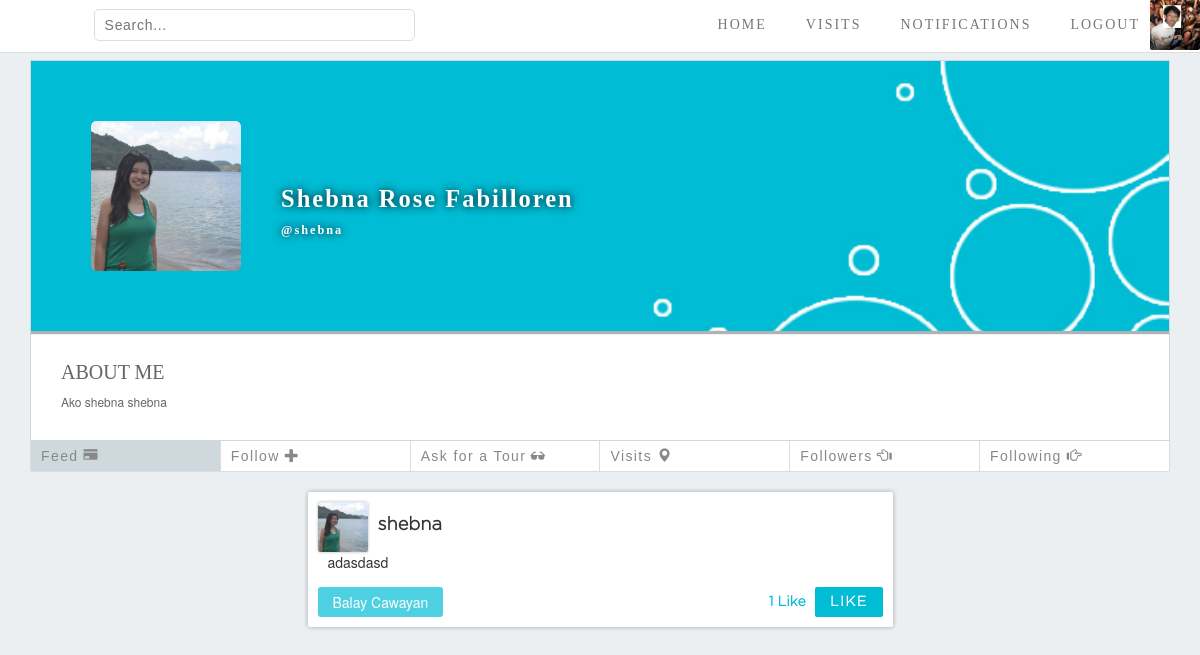
Screenshot of /people_profile.php?acc_id=12 (signed in) with the database file from the repository.
### tables this page shows
CREATE TABLE `account` (
  `acc_id` int(9) NOT NULL,
  `username` varchar(50) NOT NULL,
  `firstname` varchar(30) NOT NULL,
  `lastname` varchar(30) NOT NULL,
  `password` varchar(100) NOT NULL,
  `email` varchar(40) NOT NULL,
  `address` varchar(30) NOT NULL,
  `about_me` varchar(60) NOT NULL
);

CREATE TABLE `posted` (
  `post_id` int(9) NOT NULL,
  `content` varchar(300) NOT NULL,
  `place_id` int(11) NOT NULL,
  `acc_id` int(11) NOT NULL,
  `time_post` timestamp NOT NULL DEFAULT CURRENT_TIMESTAMP ON UPDATE CURRENT_TIMESTAMP,
  `if_image` tinyint(1) NOT NULL
);

CREATE TABLE `places` (
  `place_id` int(9) NOT NULL,
  `name` varchar(50) NOT NULL,
  `description` varchar(100) NOT NULL,
  `location_id` varchar(100) NOT NULL
);

### people_profile.php (the view, shortened to what this page needs)
<!DOCTYPE html>
<html>
	<head>
		<link rel="stylesheet" href="bootstrap/css/bootstrap.min.css">
		<link rel="stylesheet" type="text/css" href="css/navigation_bar_and_body_style.css">
		<link rel="stylesheet" type="text/css" href="css/Home_Page_style.css">
		<link rel="stylesheet" type="text/css" href="css/People_Profile_Page_Style_Before.css">
		<link rel="stylesheet" type="text/css" href="css/Style_Modal.css">
		<link rel="stylesheet" type="text/css" href="css/edit_profile_style.css">
		<link rel="stylesheet" type="text/css" href="css/posts.css">
		<link rel="stylesheet" type="text/css" href="css/profile_options.css">
	</head>
	<body>
	<?php
	require "connect.php";
	if(isset($_GET['acc_id'])){
		$acc_id = $_GET['acc_id'];
	}else{
		header("Location: error_page.php");
	}
	$queryuser = "SELECT  CONCAT(firstname,' ', lastname) as 'fullname',about_me,username FROM account where acc_id = $acc_id";
	$result = mysqli_query($dbconn, $queryuser);
	$row = mysqli_fetch_assoc($result);
	$username = $row['username'];
	$fullname = $row['fullname'];
	$aboutme = $row['about_me'];
	?>
		<div id = "navBar">
			<form action="search_results_places.php" method="get">
				<input type="text" placeholder="Search..." name="search">
			</form>
			<ul id = "navList">
				<li><a href="home_page.php"><span class="glyphicon glyphicon-home"></span>HOME</a></li>
				<li><a href="visit.php"><span class="glyphicon glyphicon-map-marker"></span>VISITS</a></li>
				<li><a href="notifications.php"><span class="glyphicon glyphicon-bell"></span>NOTIFICATIONS</a></li>
				<li><a href="logout.php" class="logout"><span class="glyphicon glyphicon-log-out"></span>LOGOUT</a></li>
				<li><a href="my_profile.php?=<?=$_SESSION['userID']?>" class="image-list"><img src="images/profile_pic_img/acc_id_<?=$_SESSION['userID']?>.jpg"></a></li>
			</ul>
		</div>
		<div class="container">
			<div class="headerprofile">
				<div id="coverphoto">
					<img src="images/cover_img/cover_<?=$acc_id?>.png" alt="user-cover" onerror = "this.src = 'images/default_cover.png'">
				</div>
				<h1 id="username"><?=$fullname?><br><span class="usernameorig"><?=$username?></span></h1>
				<div id="userphoto">
					<img src="images/profile_pic_img/acc_id_<?=$_GET['acc_id']?>.jpg" onerror = "this.src = 'images/default_profile.png'">
				</div>
				<div id="aboutme">
					<h1>ABOUT ME</h1>
					<br>
					<p><?php echo $aboutme ;?></p>
				</div>
			</div>
			<ul class="visitor-options">
				<li><a href="#"  class="active">Feed<span class="glyphicon glyphicon-credit-card"></a></li>
				<li><a id="followuser"
					<?php
						$query = "SELECT * FROM follow WHERE acc_id_follower = {$_SESSION['userID']} AND acc_id_follows = {$_GET['acc_id']};";
						$result = mysqli_query ($dbconn, $query);
						if (mysqli_num_rows($result) == 0){
							echo " class='follow'>Follow<span class='glyphicon glyphicon-plus'>";
						} else{
							echo " class='following'>Unfollow<span class='glyphicon glyphicon-minus'>";
						}
					?>
				</span></a></li>
				<li><a href="#">Ask for a Tour<span class="glyphicon glyphicon-sunglasses"></a></li>
				<li><a href="visit.php?acc_id=<?=$_GET['acc_id']?>">Visits<span class="glyphicon glyphicon-map-marker"></a></li>
				<li><a href="people_profile_list_of_followers.php?acc_id=<?=$acc_id?>#follow-head">Followers<span class="glyphicon glyphicon-hand-left"></a></li>
				<li><a href="people_profile_list_of_following.php?acc_id=<?=$acc_id?>#follow-head">Following<span class="glyphicon glyphicon-hand-right"></a></li>
			</ul>
			<div class="row">
				<div class="col-sm-3"></div>
				<div class="col-sm-6">
					<div class="posted-container">
					<?php
						require "connect.php";
						$acc_id = $_GET['acc_id'];
						$query = "SELECT *
								  FROM posted
								  NATURAL JOIN account
								  NATURAL JOIN places
								  WHERE acc_id = $acc_id
								  ORDER BY time_post
								  DESC;";
						$result = mysqli_query ($dbconn, $query);
						foreach ($result as $value):?>
							<div class="posted post-container">
								<a href="people_profile.php">
									<img src="images/profile_pic_img/acc_id_<?=$value['acc_id']; ?>.jpg" alt="USER PHOTO" class="profile">
									<h2 class="user-name"><?=$value['username'];?></h2>
								</a>
								<p class = "posted-text"><?=$value['content'];?></p>
								<a href="place.php?place_id=<?=$value['place_id'];?>" class="tagged-location"><?=$value['name'];?></a>
								<div class="like">
									<span id="likes<?=$value['post_id']?>" class="num-likes">
								<?php
									$query = "SELECT count(*) as likes from upvote where post_id = {$value['post_id']};";
									$result = mysqli_query($dbconn, $query);
									$row = 0;
									$style = " ";
									if(mysqli_affected_rows($dbconn)){
										$data = mysqli_fetch_assoc($result);
										$row = $data['likes'];
									}
									if($row){
										if($row==1){
											echo "1 Like";
										}else{
											echo $row." Likes";
										}
									}else{
										echo " ";
									}
								 ?>
									</span>
									<button id="likebutton<?=$value['post_id']?>" <?=$style?> onclick="likeTriggered(<?=$value['post_id']?>)">LIKE</button>
								</div>
							</div>
					<?php endforeach; ?>
					</div>
				</div>
				<div class="col-sm-3">
				</div>
			</div>
		</div>
	</body>
</html>

### css/Navigation_Bar_and_Body_style.css (style rules this page uses)
body { background-color: #ECEFF1; margin: 0; }
#navBar { background-color: white; display: inline-flex; width: 100%; top: 0; left: 0; position: fixed; z-index: 2; border-bottom: 1px solid #DDD; }
#navBar img { height: 50px; width: 50px; object-position: center; object-fit: cover; box-sizing: border-box; margin: 0; border-radius: 2px; }
#navList { display: inline-flex; justify-content: center; align-content: center; list-style: none; margin: 0; padding: 0; margin-left: auto; }
#navList li { display: inline-flex; justify-content: center; align-items: center; }
#navList > li > a { text-decoration: none; display: block; height: 100%; padding: 0 10px; border: solid rgba(0,0,0,0); border-width: 0 0 2px 0; text-align: center; vertical-align: middle; font-family: "Gotham Medium"; font-size: 14px; letter-spacing: 2px; color: #777; display: flex; align-items: center; justify-content: center; box-sizing: border-box; transition: 0.2s; }
#navList > li > a.image-list { padding: 0; }
#navBar form { margin-left: 7.8%; height: 50px; width: 26.8%; display: inline-flex; justify-content: center; align-items: center; }
#navBar form input[type=text] { color: #888; border-style: none; padding: 5px 10px; width: 100%; border-radius: 5px; border: 1px solid #DDD; transition: 0.2s; font-family: Arial; font-size: 1em; letter-spacing: 0.05em; }
.container { margin-top: 50px; }

### css/People_Profile_Page_Style_Before.css (style rules this page uses)
.headerprofile { background-color: white; margin-top: 10px; border: 1px solid #CFD8DC; overflow: hidden; }
#coverphoto { width: 100%; height:270px; box-shadow: 0px 3px 1px rgba(0,0,0,0.3); overflow: hidden; }
#coverphoto img { width: 100%; height:270px; object-position: center; object-fit: cover; }
#username { margin: 0; color: white; height: 30px; font-family: "gotham Light"; font-size: 1.75em; font-weight: bold; letter-spacing: 2px; padding-top: 5px; margin: -150px 0 0 50px; padding-left: 200px; text-shadow: 0px 0px 10px rgba(0,0,0,1); transition: 0.4s; }
#username span { font-size: 0.5em; }
#username span:before { content: "@"; }
#userphoto { height: 150px; width: 150px; border-radius: 5px; box-shadow: -3px 3px 1px rgba(0,0,0,0.3); margin: -90px 0 0 60px; transition: 0.4s; overflow: hidden; }
#userphoto img { height: 150px; width: 150px; border-radius: 5px; object-position: center; object-fit: cover; }
#aboutme { display: block; margin-top: 95px; padding: 25px 30px 20px 30px; width: 100%; color: #666; }
#aboutme h1 { font-family: "Gotham Medium"; font-size: 20px; margin: 0; width: 20%; }
#aboutme p { margin-top: -10px; font-size: 12px; }

### css/posts.css (style rules this page uses)
body { padding-bottom: 20px; }
.col-sm-6 { padding: 0; }
.post-container { background-color: white; padding: 10px; border-radius: 2px; width: 100%; margin-top: 10px; box-shadow: 0 0 5px rgba(0,0,0,0.3); position: relative; }
.posting .profile, .posted .profile { height: 50px; width: 50px; float: left; box-shadow: 0 0 3px rgba(0,0,0,0.3); border-radius: 2px; }
.posting .user-name, .posted .user-name { font-family: Gotham; font-weight: bold; font-size: 1.3em; float: left; margin: 13px auto 0 10px; }
.posted > a > .user-name, .posted > a > .profile { display: block; color: #333; transition: 0.3s; }
.posted { z-index: 0; }
#posting, .like button { background-color: #00BCD4; color: white; font-size: 1em; font-family: Gotham; font-weight: bold; letter-spacing: 0.1em; margin-left: auto; padding: 5px 15px; border: none; border-radius: 2px; transition: 0.3s; }
.posted { overflow: auto; }
.posted-text { clear: both; width: 100%; padding: 0; margin: 15px 0 10px 0; text-indent: 10px; }
a.tagged-location { display: block; float: left; transition: 0.2s; padding: 5px 15px; margin-top: 5px; background-color: #4DD0E1; color: white; border-radius: 3px; }
.num-likes { color: #00BCD4; font-family: Gotham; font-weight: bold; font-size: 1em; padding: 5px; }
.like { float: right; margin-top: 5px; }

### rows the page displays
account: about_me "Ako shebna shebna"
posted: acc.username "shebna", content "adasdasd", place.name "Balay Cawayan"

### other values shown
$fullname "Shebna Rose Fabilloren"
